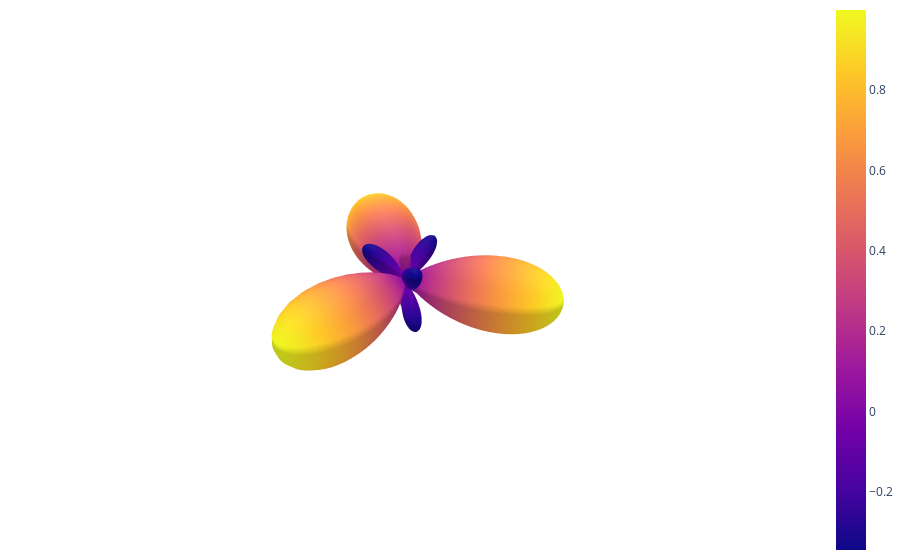

The notebook cell this image was saved under:
### Code cell
visualize(true_sig)

### Figure 1 — Plotly figure (JSON) as saved in the notebook; plotly's stock layout.template omitted (floating-point values rounded to 4 significant figures; data arrays with more than 128 entries replaced by an {"elided": "..."} marker saying what was removed)
{"data": [{"surfacecolor": {"elided": "100x100 float values"}, "type": "surface", "x": {"elided": "100x100 float values"}, "y": {"elided": "100x100 float values"}, "z": {"elided": "100x100 float values"}}], "layout": {"margin": {"b": 0, "l": 0, "r": 0, "t": 0}, "paper_bgcolor": "rgba(255,255,255,255)", "plot_bgcolor": "rgba(255,255,255,255)", "scene": {"aspectmode": "cube", "bgcolor": "rgba(255,255,255,255)", "camera": {"eye": {"x": 0.5, "y": 0.5, "z": 0.5}}, "xaxis": {"backgroundcolor": "rgba(255,255,255,255)", "range": [-2.5, 2.5], "showgrid": false, "showticklabels": false, "title": {"text": ""}, "zeroline": false}, "yaxis": {"backgroundcolor": "rgba(255,255,255,255)", "range": [-2.5, 2.5], "showgrid": false, "showticklabels": false, "title": {"text": ""}, "zeroline": false}, "zaxis": {"backgroundcolor": "rgba(255,255,255,255)", "range": [-2.5, 2.5], "showgrid": false, "showticklabels": false, "title": {"text": ""}, "zeroline": false}}}}
